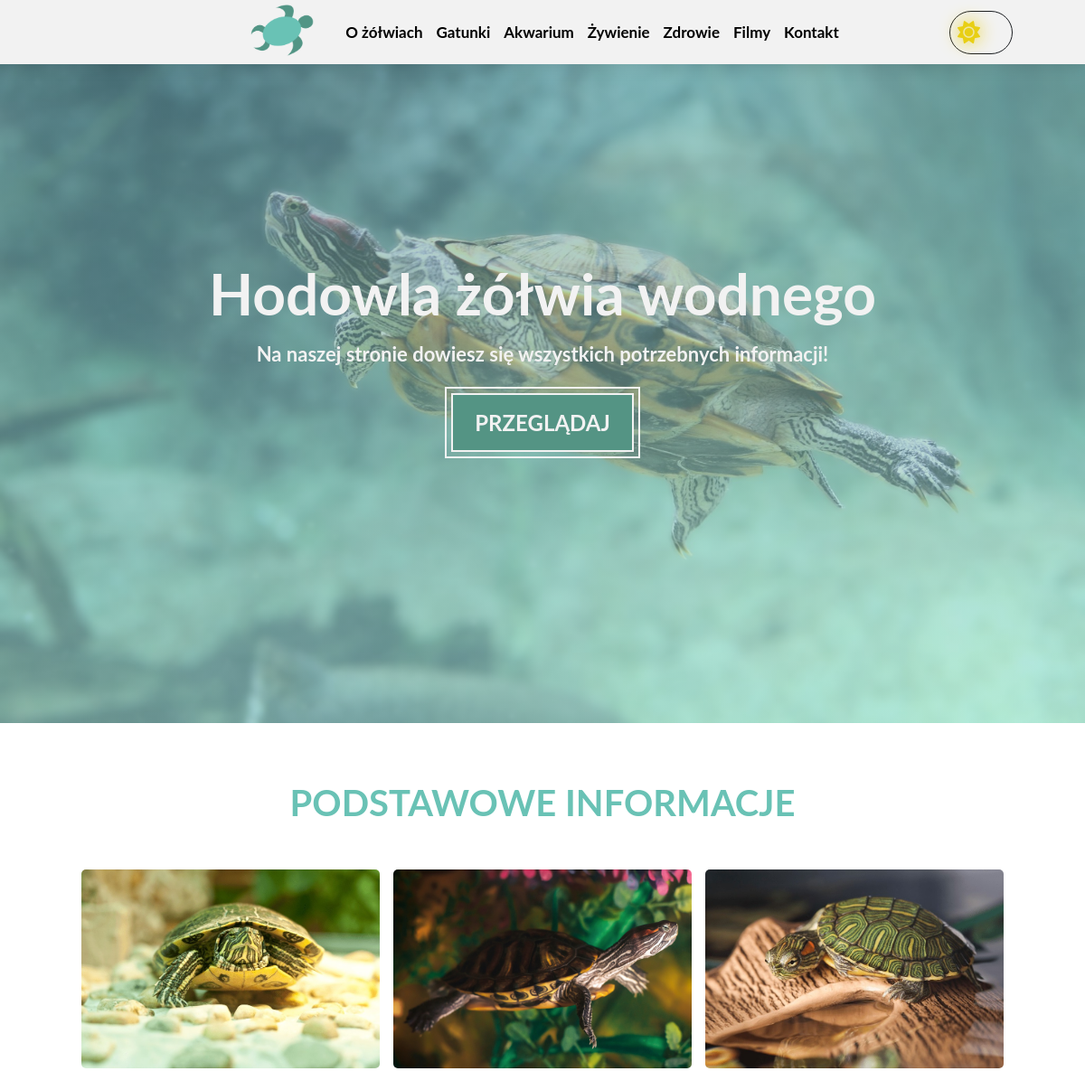
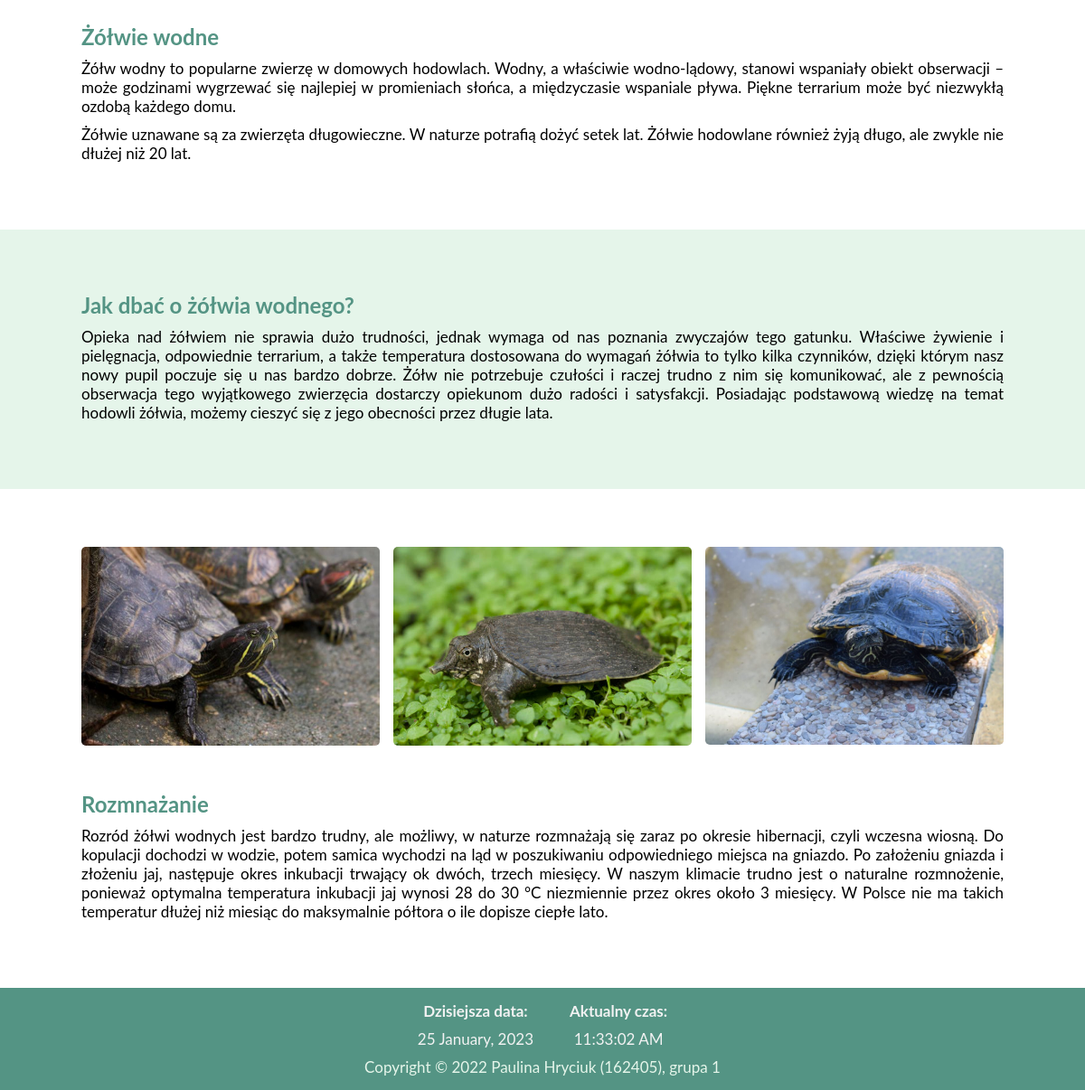
The page / on the database its author committed (2 pictures, top to bottom).
### tables this page shows
CREATE TABLE `page_list` (
  `id` int NOT NULL,
  `page_title` varchar(255) NOT NULL,
  `page_content` text NOT NULL,
  `alias` varchar(20) NOT NULL,
  `status` tinyint(1) NOT NULL DEFAULT '1'
);

### showPage.php (called while the page is built, shortened)
<?php
require_once('./cfg.php');
function showPage($id) {
    global $conn;
    if (!$id)
        $id = "glowna";
    $id_clear = htmlspecialchars($id);
    $query = "SELECT * FROM page_list WHERE alias='$id_clear' LIMIT 1";
    $result = mysqli_query($conn, $query);
    $row = mysqli_fetch_assoc($result);
    if (empty($row['alias'])) {
        $web = '<div class="section-center">
                    <div class="main-header">
                        <h1 style="margin-bottom: 5px;">Podstrona nie istnieje</h1>
                    </div>
                </div>';
    }
    else {
        $web = $row['page_content'];
    }
    return $web;
}
?>

### index.php (the view, shortened to what this page needs)
<!DOCTYPE html>
<html lang="en">
<head>
    <?php
    require_once('showPage.php');
    ?> | Hodowla żółwia wodnego</title>
  <link rel="stylesheet" href="./css/style.css" />
  <link rel="stylesheet" href="./css/icons/css/all.css" />
</head>
<body onload="startClock()">
<?php
  $theme = '<input type="checkbox" name="theme" id="theme"';
  if (isset($_SESSION['theme']) && $_SESSION['theme'] == 'on') {
    $theme .= ' checked />
      <label for="theme">
        <i class="fa-solid fa-moon"></i>
        <i class="fa-solid fa-sun"></i>
      </label>';
  }
  else {
    $theme .= '/>
      <label for="theme">
        <i class="fa-solid fa-moon"></i>
        <i class="fa-solid fa-sun"></i>
      </label>';
  }
  echo $theme;
  ?>
  <header class="header">
    <a href="./index.php">
      <img src="./images/logo.png" alt="Logo" class="logo" />
    </a>
    <nav>
      <ul class="menu">
        <li><a href="./index.php?id=glowna" class="menu-item">O żółwiach</a></li>
        <li><a href="./index.php?id=gatunki" class="menu-item">Gatunki</a></li>
        <li><a href="./index.php?id=akwarium" class="menu-item">Akwarium</a></li>
        <li><a href="./index.php?id=zywienie" class="menu-item">Żywienie</a></li>
        <li><a href="./index.php?id=zdrowie" class="menu-item">Zdrowie</a></li>
        <li><a href="./index.php?id=filmy" class="menu-item">Filmy</a></li>
        <li><a href="./index.php?id=kontakt" class="menu-item">Kontakt</a></li>
      </ul>
    </nav>
  </header>
  <div class="banner">
    <h1>Hodowla żółwia wodnego</h1>
    <p>
      Na naszej stronie dowiesz się wszystkich potrzebnych informacji!
    </p>
    <a href="#start" class="banner-btn">Przeglądaj</a>
  </div>
  <?php
  if ($_GET['id'] == 'kontakt') {
    $page = '<section class="section">
                <div class="form section-center">' . showPage($_GET['id']);
    if (isset($_POST['send'])) {
        $page .= sendMail();
    }
    $page .= '</div>
            </section>';
  }
  else {
    $page = showPage($_GET['id']);
  }
  echo $page;
  ?>
  <footer class="footer">
    <div id="datetime">
      <div>
        <p>Dzisiejsza data:</p>
        <div id="date"></div>
      </div>
      <div>
        <p>Aktualny czas:</p>
        <div id="time"></div>
      </div>
    </div>
    <p class="highlight"> Copyright &copy; 2022
        <?php
        $author = 'Paulina Hryciuk';
        $index = '162405';
        $group = '1';
        echo $author . ' (' . $index . '), grupa ' . $group;
        ?>
    </p>
  </footer>
</body>
</html>

### css/style.css (style rules this page uses)
:root { --dark-green: #549484; --green: #69c2b5; --light-green: #e5f5ea; --black: #1a1d21; --white: #f2f2f2; --dm-green: #2a4a42; --font: "Lato", sans-serif; --spacing: 2px; --radius: 5px; --shadow: 0 5px 15px rgba(0, 0, 0, 0.1); --transition: all 0.3s linear; }
html { scroll-behavior: smooth; }
* { margin: 0; padding: 0; box-sizing: border-box; font-family: var(--font); font-size: 17px; transition: var(--transition); }
h2 { margin: 5px 0; font-size: 24px; letter-spacing: var(---spacing); color: var(--dark-green); }
p { margin: 10px 0; text-align: justify; }
a { text-decoration: none; }
img { width: 100%; object-fit: cover; border-radius: var(--radius); }
.section-center { margin: 0 auto; padding: 64px 0; width: 85vw; max-width: 1170px; }
.header { width: 100vw; position: fixed; top: 0; display: flex; justify-content: center; align-items: center; gap: 30px; background: var(--white); box-shadow: var(--shadow); }
.logo { width: 80px; padding: 5px; }
.menu { display: flex; justify-content: space-evenly; align-items: center; gap: 15px; font-size: 17px; font-weight: bold; list-style: none; }
.menu a { color: black; }
.banner { height: 100vh; display: flex; flex-direction: column; justify-content: center; align-items: center; color: var(--white); background: linear-gradient( rgba(102, 147, 146, 0.6) 0%, rgba(167, 221, 206, 0.6) 100% ), url(../images/banner.jpg) center/cover no-repeat; }
.banner h1 { margin: 5px 15px; font-size: 64px; letter-spacing: var(---spacing); }
.banner p { font-size: 22px; font-weight: bold; }
.banner-btn { margin: 20px 0; padding: 16px 24px; font-size: 24px; font-weight: bold; text-transform: uppercase; color: var(--white); background: var(--dark-green); border: 2px solid var(--white); outline: 2px solid var(--white); outline-offset: 5px; }
.section:nth-child(odd) { background: var(--light-green); }
.main-header h1 { margin-bottom: 50px; font-size: 40px; text-align: center; text-transform: uppercase; color: var(--green); }
.section-text { width: 50%; display: inline; }
.triple-img { margin-bottom: 50px; display: grid; grid-template-columns: repeat(3, 1fr); gap: 15px; }
.footer { padding: 5px; color: var(--white); background: var(--dark-green); clear: both; }
.footer p { text-align: center; }
.highlight { color: var(--light-green); }
#datetime { display: flex; justify-content: center; gap: 40px; text-align: center; }
#datetime p { font-weight: bold; }

### css/theme_switch.css (style rules this page uses)
label[for="theme"] { padding: 10px; position: fixed; top: 12px; right: 80px; z-index: 1; border: 1px solid var(--black); border-radius: 30px; cursor: pointer; }
.fa-sun { font-size: 25px; color: #e8cf14; text-shadow: 0 0 20px #e8cf14; transform: translateX(-25px); }

### rows shown on the page
page_list: page_content "PODSTAWOWE INFORMACJE Żółwie wodne Żółw wodny to popularne zwierzę w domowych hodowlach. Wodny, a właściwie wodno-lądowy, stanowi wspaniały obiekt obserwacji – może godzinami wygrzewać się najlepiej w promieniach słońca, a międzyczasie wspaniale pływa. Piękne terrarium może być niezwykłą ozdobą każdego domu. Żółwie uznawane są za zwierzęta długowieczne. W naturze potrafią dożyć setek lat. Żółwie hodowlane również żyją długo, ale zwykle nie dłużej niż 20 lat. Jak dbać o żółwia wodnego? Opieka nad żółwiem nie sprawia dużo trudności, jednak wymaga od nas poznania zwyczajów tego gatunku. Właściwe żywienie i pielęgnacja, odpowiednie terrarium, a także temperatura dostosowana do wymagań żółwia to…", page_content (picture)

### other values the page prints
$author "Paulina Hryciuk"
$index "162405"
$group "1"
